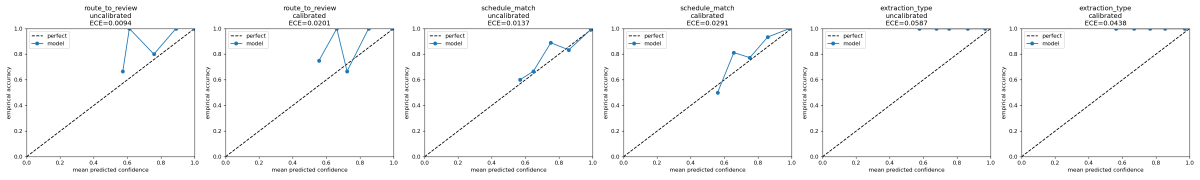
#> input picture review_classifier/reliability.png, 3600 x 540 px (shown at 1/3 size)
$ python -i degrade.py   (imports and definitions only)
#> lines starting #> are read from the running program, lines starting #| are printed output that depends on the picture
#> further down, picture is the input picture: PIL image 3600x540 RGBA; mean R, G, B, A 248, 248.3, 248.5, 255
#!/usr/bin/env python3
"""Deterministic synthetic degradations for detector robustness evaluation.

Implements the "matched baselines under synthetic degradation" methodology from
arXiv:2609.24565 ("What Survives on Real Drawings"): scan noise and thickened
strokes applied to clean validation images, so the detector's metric delta vs
clean is measurable. See issue #499.

Every degradation is:
  - deterministic: seeded via ``numpy.random.Generator``; the same
    (image bytes, variant, seed) always yields the same pixels;
  - geometry-preserving: the output has the same size and mode as the input,
    so ground-truth boxes stay valid and no re-labeling is needed;
  - CPU-friendly: pure PIL/numpy, no scipy/torch/ultralytics dependency.

Usage:
    from degrade import VARIANTS, degrade, variant_seed
    degraded = degrade(image, "scan_noise", seed=variant_seed(7, idx))
"""

from __future__ import annotations

import numpy as np
from PIL import Image, ImageFilter, ImageOps

VARIANTS = ("clean", "scan_noise", "thickened_strokes")

# Gaussian noise stddev (0-255 scale) for the scan-noise variant.
SCAN_NOISE_SIGMA = 12.0
# Post-noise softening radius (px), mimicking scanner optics.
SCAN_NOISE_BLUR_RADIUS = 0.6
# Dilation kernel size (px) for the thickened-strokes variant.
STROKE_DILATE_SIZE = 3


def variant_seed(base_seed: int, index: int) -> int:
    """Derive a per-image seed so degradation is order-independent.

    Mixing the image index into the seed (via a large prime) keeps each
    image's degradation stable regardless of sampling order or ``--n``.
    """
    return (base_seed * 1_000_003 + index * 9_176_439) % (2**31 - 1)


def degrade(img: Image.Image, variant: str, seed: int) -> Image.Image:
    """Return a degraded copy of ``img``.

    ``variant`` is one of VARIANTS; ``"clean"`` returns an unmodified copy.
    Raises ValueError on an unknown variant.
    """
    if variant == "clean":
        return img.copy()
    if variant == "scan_noise":
        return _scan_noise(img, np.random.default_rng(seed))
    if variant == "thickened_strokes":
        return _thickened_strokes(img)
    raise ValueError(f"unknown degradation variant: {variant!r} (expected one of {VARIANTS})")


def _scan_noise(img: Image.Image, rng: np.random.Generator) -> Image.Image:
    """Additive Gaussian noise plus slight blur: a cheap scan-noise proxy."""
    arr = np.asarray(img.convert("RGB"), dtype=np.float32)
    noise = rng.normal(0.0, SCAN_NOISE_SIGMA, arr.shape).astype(np.float32)
    noisy = Image.fromarray(np.clip(arr + noise, 0, 255).astype(np.uint8))
    return noisy.filter(ImageFilter.GaussianBlur(SCAN_NOISE_BLUR_RADIUS))


def _thickened_strokes(img: Image.Image) -> Image.Image:
    """Morphological dilation of dark pixels: a thickened-stroke proxy.

    Floor plans are dark linework on a light background. Dilating the dark
    channel expands strokes by ~1 px, mimicking heavy plotter pens or
    bleed-through on scanned sheets. Implemented with PIL's MaxFilter so no
    scipy dependency is needed.
    """
    rgb = img.convert("RGB")
    dark = ImageOps.invert(rgb.convert("L"))
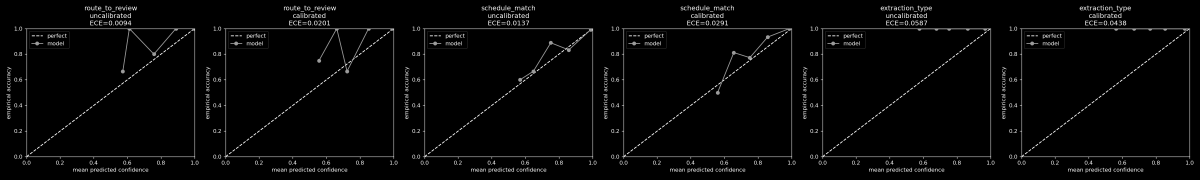
#> dark: PIL image 3600x540 L (shown at 1/3 size); min 0, max 255, mean 6.7
    dilated = dark.filter(ImageFilter.MaxFilter(STROKE_DILATE_SIZE))
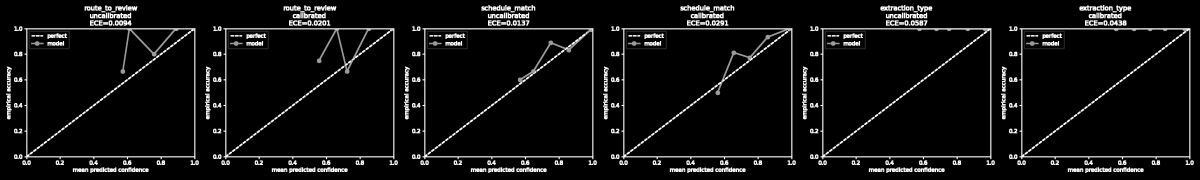
#> dilated: PIL image 3600x540 L (shown at 1/3 size); min 0, max 255, mean 16.6
    thick = ImageOps.invert(dilated).convert("RGB")
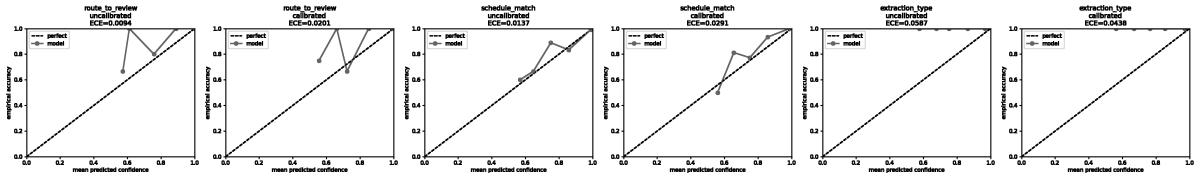
#> thick: PIL image 3600x540 RGB (shown at 1/3 size); min 0, max 255, mean 238.4
    # Per-channel minimum: dark regions grow, light regions are untouched.
    return Image.fromarray(np.minimum(np.asarray(rgb), np.asarray(thick)))

>>> from PIL import Image
>>> picture = Image.open('../review_classifier/reliability.png')
>>> result = _thickened_strokes(picture)
